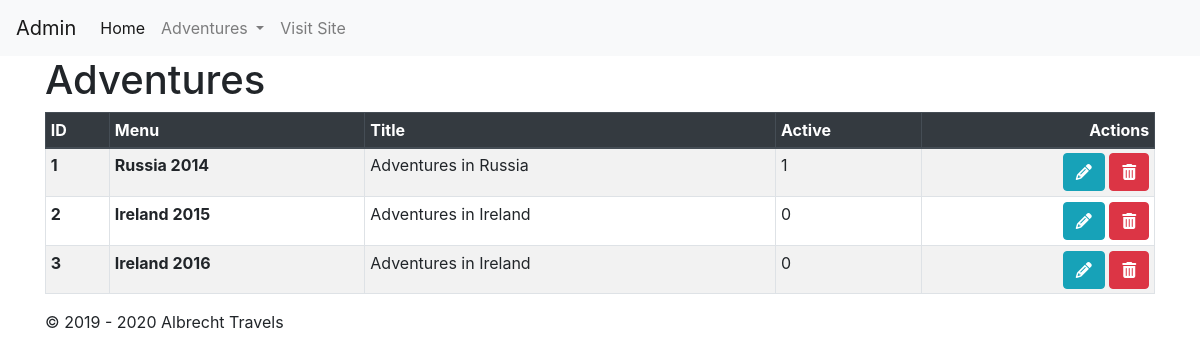
Screenshot of /admin/adventures.php with the database file from the repository.
### tables this page shows
CREATE TABLE IF NOT EXISTS `adventures` (
  `id` int(11) NOT NULL AUTO_INCREMENT,
  `menu_text` varchar(255) DEFAULT NULL,
  `header` varchar(255) DEFAULT NULL,
  `body` text DEFAULT NULL,
  `header_image` varchar(255) DEFAULT NULL,
  `body_image` varchar(255) DEFAULT NULL,
  `active` tinyint(4) DEFAULT 0,
  PRIMARY KEY (`id`)
);

### admin/adventures.php (the view, shortened to what this page needs)
<?php
    include PROOT . '/includes/admin_header.php';
    $db = DB::getInstance();
    $sql = "SELECT * FROM adventures";
    $adventures = $db->query($sql)->fetchAll(PDO::FETCH_OBJ);
  ?>
  <div class="col-12">
    <h1>Adventures</h1>
    <table class="table table-bordered table-hover table-sm table-striped">
  <thead class="thead-dark">
    <tr>
      <th scope="col">ID</th>
      <th scope="col">Menu</th>
      <th scope="col">Title</th>
      <th scope="col">Active</th>
      <th scope="col" class="text-right">Actions</th>
    </tr>
  </thead>
  <tbody>
    <?php foreach($adventures as $adventure): ?>
      <tr>
        <th><?= $adventure->id ?></th>
        <th><?= $adventure->menu_text ?></th>
        <td><?= $adventure->header ?></td>
        <td><?= $adventure->active ?></td>
        <td class="text-right">
          <a href="<?=CROOT?>admin/adventureForm.php?id=<?=$adventure->id?>" class="btn btn-info"><i class="fa fa-pencil"></i></a>
          <a href="<?=CROOT?>admin/adventureDelete.php?id=<?=$adventure->id?>" class="btn btn-danger"><i class="fa fa-trash"></i></a>
        </td>
      </tr>
    <?php endforeach; ?>
  </tbody>
</table>
  </div>
  <?php
    include PROOT . '/includes/admin_footer.php';
  ?>

### rows the page displays
adventures: id "1", menu_text "Russia 2014", header "Adventures in Russia", active "1"
adventures: id "2", menu_text "Ireland 2015", header "Adventures in Ireland", active "0"
adventures: id "3", menu_text "Ireland 2016", header "Adventures in Ireland", active "0"
